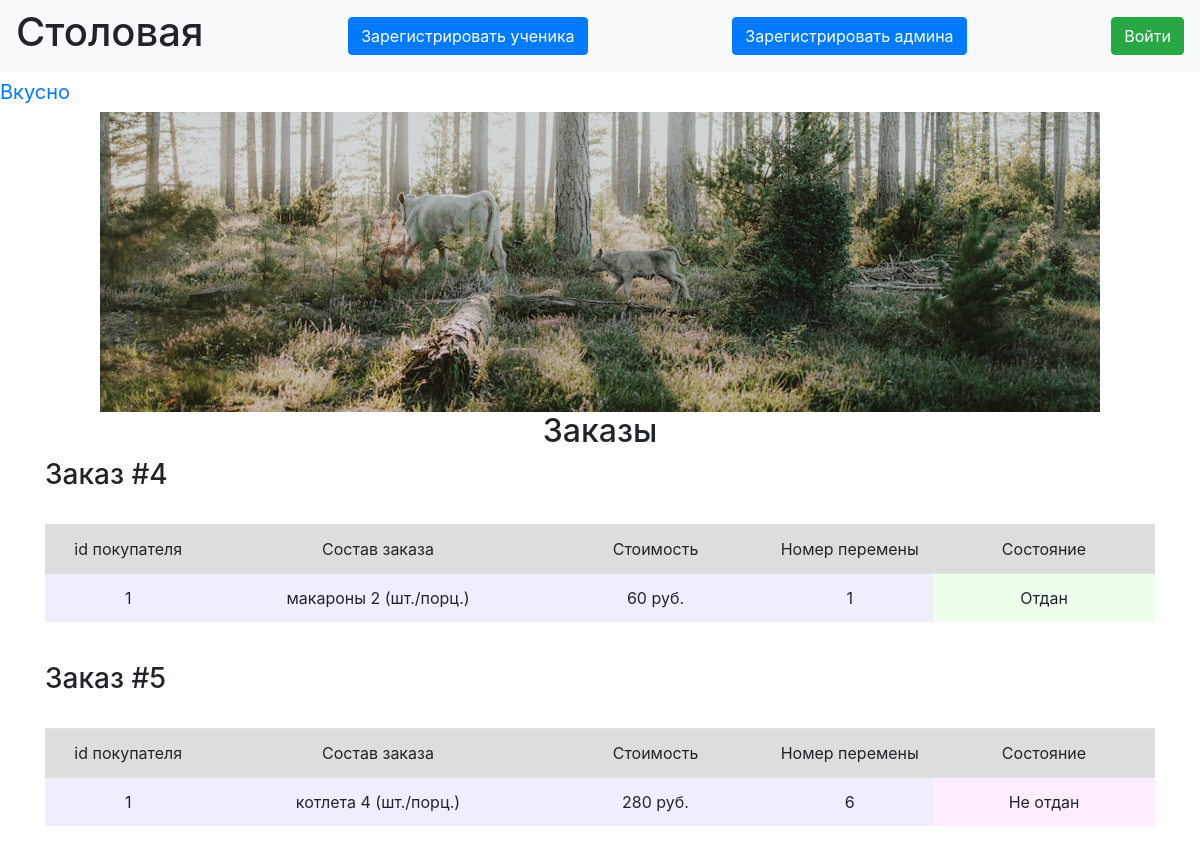
The page /index on the database as committed earlier.
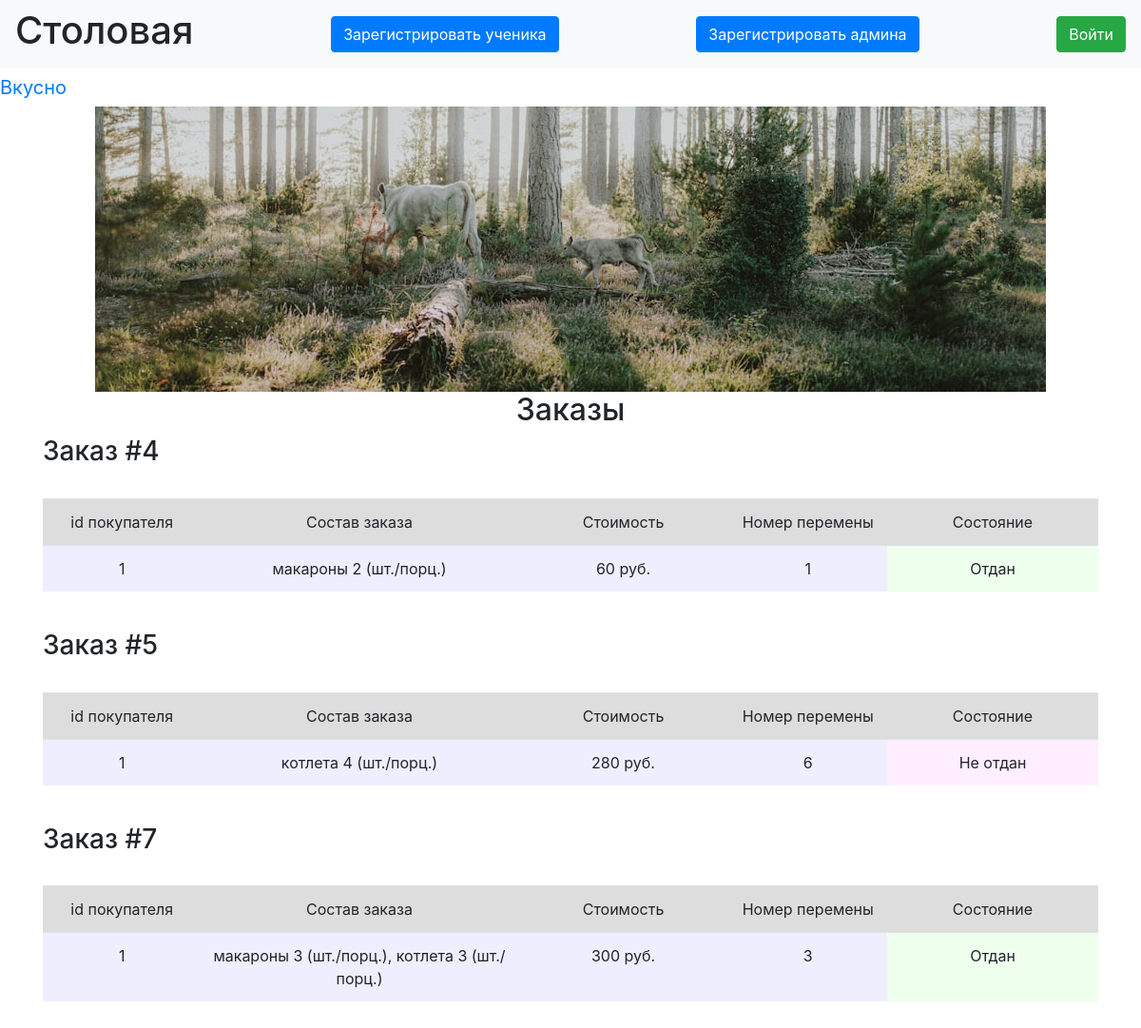
The same page on the database as committed later.
### data/orders.py (models this page shows)
class PersonalOrder(SqlAlchemyBase, UserMixin, SerializerMixin):
    __tablename__ = 'orders'
    id = sqlalchemy.Column(sqlalchemy.Integer, primary_key=True, autoincrement=True)
    person = sqlalchemy.Column(sqlalchemy.Integer, sqlalchemy.ForeignKey("users.id"))
    meal = sqlalchemy.Column(sqlalchemy.String)
    pause = sqlalchemy.Column(sqlalchemy.Integer)  #номер перемены
    status = sqlalchemy.Column(sqlalchemy.Boolean, default=False)

### main.py (the view)
@application.route("/")
@application.route("/index")
def index():
    db_sess = db_session.create_session()
    data = [order for order in db_sess.query(PersonalOrder).all()]
    orders = []
    for elem in data:
        summ = 0
        meal_count = {}
        for name_count in elem.meal.split(', '):
            meal_count[name_count.split('-')[0]] = int(name_count.split('-')[1])
            summ += prices[name_count.split('-')[0]] * int(name_count.split('-')[1])
        orders.append([elem.id, elem.person, ', \n'.join([f'{x} {y} (шт./порц.)' for x, y in meal_count.items()]),
                       summ, elem.pause, elem.status])
    return render_template("index.html", orders=orders, title='Заказы')

### data/db_session.py (called while the page is built)
def create_session() -> Session:
    global __factory
    return __factory()

### templates/index.html (shortened to what this page needs)
{% extends "base.html" %}
{% block content %}
<h2 align="center">{{title}}</h2>
{% for order in orders %}
<h3>Заказ #{{ order[0] }}</h3>
<br>
<div class="table_container">
    <table class="table">
        <tr class="my_row">
            <td class="title" width="150px" bgcolor="#dddddd" align="center">id покупателя</td>
            <td class="title" width="300px" bgcolor="#dddddd" align="center">Состав заказа</td>
            <td class="title" width="200px" bgcolor="#dddddd" align="center">Стоимость</td>
            <td class="title" width="150px" bgcolor="#dddddd" align="center">Номер перемены</td>
            <td class="title" width="200px" bgcolor="#dddddd" align="center">Состояние</td>
        </tr>
        <tr class="my_row">
            <td class="ordinary" bgcolor="#eeeeff" align="center">{{ order[1] }}</td>
            <td class="ordinary" bgcolor="#eeeeff" align="center">{{ order[2] }}</td>
            <td class="ordinary" bgcolor="#eeeeff" align="center">{{ order[3] }} руб.</td>
            <td class="ordinary" bgcolor="#eeeeff" align="center">{{ order[4] }}</td>
            {% if order[5] %}
            <td class="ordinary" bgcolor="#eeffee" align="center">Отдан</td>
            {% else %}
            <td class="ordinary" bgcolor="#ffeeff" align="center">Не отдан</td>
            {% endif %}
        </tr>
    </table>
</div>
<br>
{% endfor %}
{% endblock %}

### templates/base.html (shortened to what this page needs)
<!DOCTYPE html>
<html lang="en">
<head>
    <link rel="stylesheet" href="https://stackpath.bootstrapcdn.com/bootstrap/4.4.1/css/bootstrap.min.css"
>
    <link rel="stylesheet" href="../static/css/style.css">
</head>
  <body>
    <header>
      <nav class="navbar navbar-light bg-light">
          <h1>Столовая</h1>
          {% if current_user.is_authenticated %}
            <a class="navbar-brand" href="/logout">{{ current_user.name }} {{ current_user.surname }}</a>
          {% else %}
            <a class="btn btn-primary " href="/register_user">Зарегистрировать ученика</a>
            <a class="btn btn-primary " href="/register_admin">Зарегистрировать админа</a>
            <a class="btn btn-success" href="/login">Войти</a>
          {% endif %}
      </nav>
        <a class="navbar-brand" href="#">Вкусно</a>
    </header>
    <center>
        <img src="../static/img/photo.jpg">
    </center>
    <main role="main" class="container">
        <link rel="stylesheet" href="../static/img/photo.jpg">
        {% block content %}{% endblock %}
    </main>
  </body>
</html>

Rows that differ between the two databases and show on the page:
added PersonalOrder: id "7", order "1", order "макароны 3 (шт./порц.), котлета 3 (шт./порц.)", order "300", pause "3", shows "Отдан"
